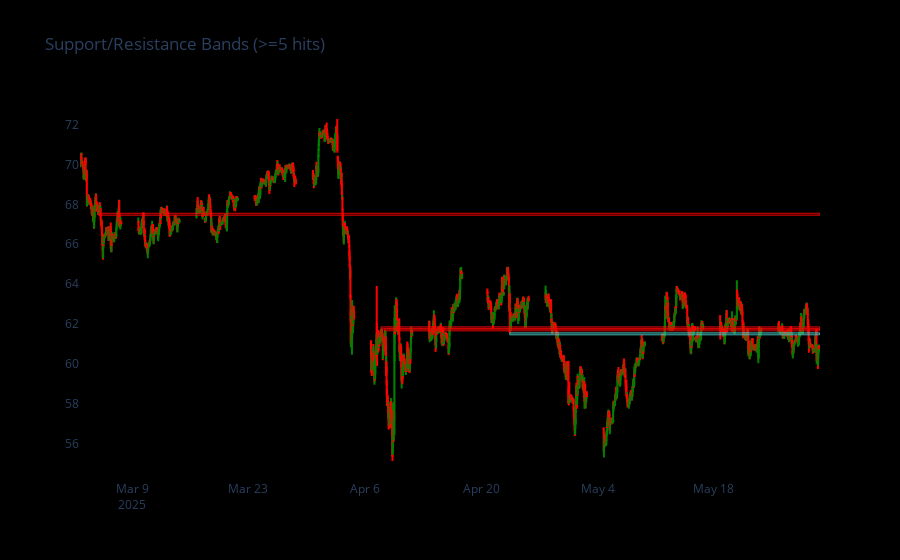

The notebook cell this image was saved under:
### Code cell
import plotly.graph_objects as go

# Highlight zones where we have at least two combined hits
zones = level_summary[level_summary['total_hits'] >= MIN_TOUCHES].copy()
zones['created'] = pd.to_datetime(zones['created'])

if zones.empty:
    print('No multi-hit zones found')
else:
    df_band = df.copy()
    df_band['datetime'] = pd.to_datetime(df_band['datetime'])

    fig = go.Figure(data=[go.Candlestick(
        x=df_band['datetime'],
        open=df_band['open'],
        high=df_band['high'],
        low=df_band['low'],
        close=df_band['close'],
        increasing_line_color='green',
        decreasing_line_color='red'
    )])

    half_width = bin_width / 2
    for _, zone in zones.iterrows():
        is_support = zone['support_hits'] > zone['resistance_hits']
        fill = 'rgba(72, 209, 204, 0.25)' if is_support else 'rgba(255, 0, 0, 0.25)'
        outline = 'rgba(72, 209, 204, 0.8)' if is_support else 'rgba(255, 0, 0, 0.8)'
        fig.add_shape(
            type='rect',
            xref='x',
            yref='y',
            x0=zone['created'],
            x1=df_band['datetime'].iloc[-1],
            y0=zone['level'] - half_width,
            y1=zone['level'] + half_width,
            line=dict(color=outline, width=1),
            fillcolor=fill
        )

    fig.update_layout(
        xaxis_rangeslider_visible=False,
        xaxis=dict(showgrid=False),
        yaxis=dict(showgrid=False),
        paper_bgcolor='black',
        plot_bgcolor='black',
        title=f'Support/Resistance Bands (>={MIN_TOUCHES} hits)'
    )

    fig.show()

### Figure 1 — Plotly figure (JSON) as saved in the notebook; plotly's stock layout.template omitted (floating-point values rounded to 4 significant figures; data arrays with more than 128 entries replaced by an {"elided": "..."} marker saying what was removed)
{"data": [{"close": {"elided": "3003 float values"}, "decreasing": {"line": {"color": "red"}}, "high": {"elided": "3003 float values"}, "increasing": {"line": {"color": "green"}}, "low": {"elided": "3003 float values"}, "open": {"elided": "3003 float values"}, "type": "candlestick", "x": {"elided": "3003 str values"}}], "layout": {"paper_bgcolor": "black", "plot_bgcolor": "black", "shapes": [{"fillcolor": "rgba(72, 209, 204, 0.25)", "line": {"color": "rgba(72, 209, 204, 0.8)", "width": 1}, "type": "rect", "x0": "2025-04-23T10:30:00", "x1": "2025-05-30T17:00:00", "xref": "x", "y0": 61.45, "y1": 61.55, "yref": "y"}, {"fillcolor": "rgba(255, 0, 0, 0.25)", "line": {"color": "rgba(255, 0, 0, 0.8)", "width": 1}, "type": "rect", "x0": "2025-04-07T23:00:00", "x1": "2025-05-30T17:00:00", "xref": "x", "y0": 61.75, "y1": 61.85, "yref": "y"}, {"fillcolor": "rgba(255, 0, 0, 0.25)", "line": {"color": "rgba(255, 0, 0, 0.8)", "width": 1}, "type": "rect", "x0": "2025-04-08T09:30:00", "x1": "2025-05-30T17:00:00", "xref": "x", "y0": 61.65, "y1": 61.75, "yref": "y"}, {"fillcolor": "rgba(255, 0, 0, 0.25)", "line": {"color": "rgba(255, 0, 0, 0.8)", "width": 1}, "type": "rect", "x0": "2025-03-04T22:30:00", "x1": "2025-05-30T17:00:00", "xref": "x", "y0": 67.45, "y1": 67.55, "yref": "y"}], "title": {"text": "Support/Resistance Bands (>=5 hits)"}, "xaxis": {"rangeslider": {"visible": false}, "showgrid": false}, "yaxis": {"showgrid": false}}}
